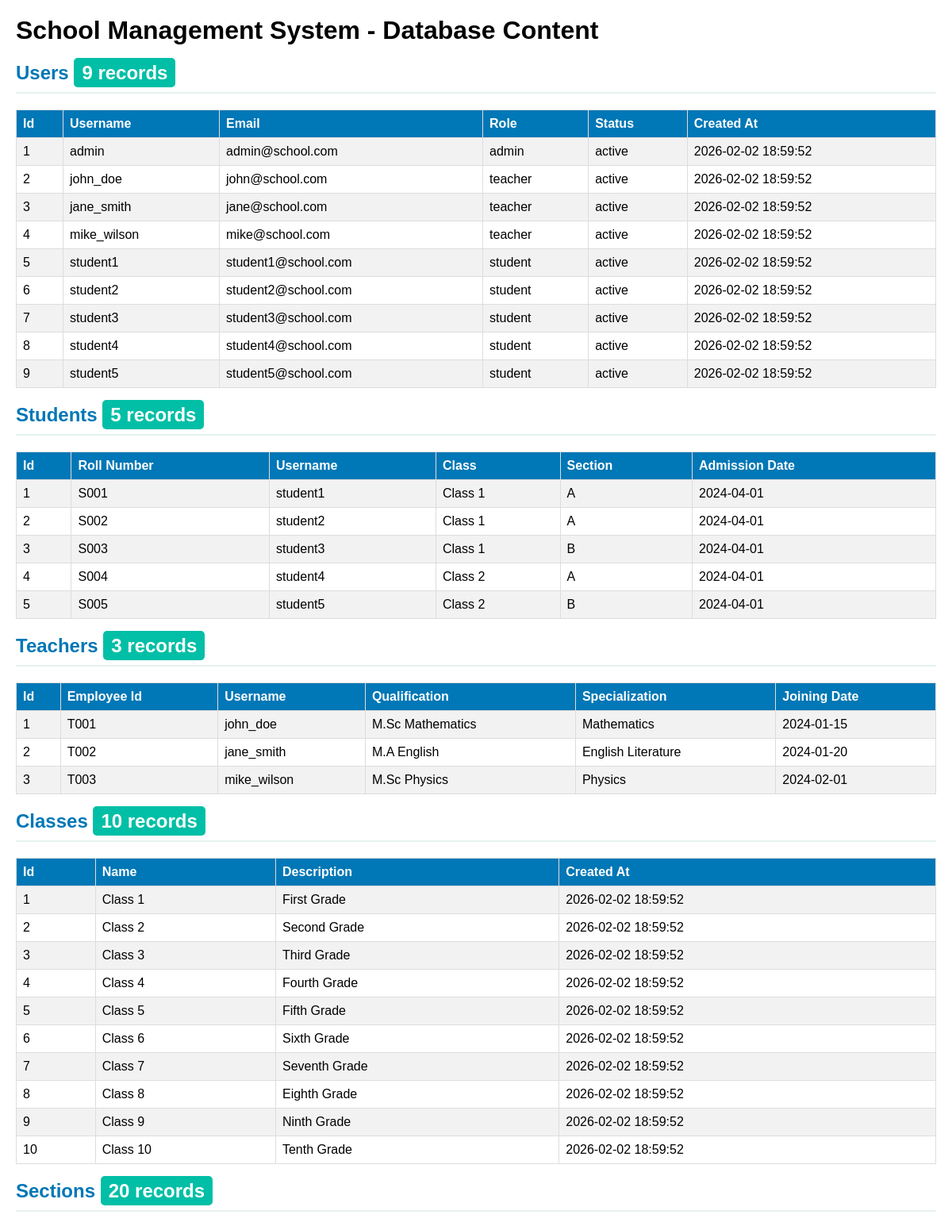
/view_all_data.php (upper part), run on the app's committed database.
### tables this page shows
CREATE TABLE users (
    id INT PRIMARY KEY AUTO_INCREMENT,
    username VARCHAR(50) UNIQUE NOT NULL,
    email VARCHAR(100) UNIQUE NOT NULL,
    password VARCHAR(255) NOT NULL,
    role ENUM('admin', 'teacher', 'student', 'parent') NOT NULL,
    status ENUM('active', 'inactive') DEFAULT 'active',
    created_at TIMESTAMP DEFAULT CURRENT_TIMESTAMP,
    updated_at TIMESTAMP DEFAULT CURRENT_TIMESTAMP ON UPDATE CURRENT_TIMESTAMP
);

CREATE TABLE students (
    id INT PRIMARY KEY AUTO_INCREMENT,
    user_id INT NOT NULL,
    roll_number VARCHAR(20) UNIQUE NOT NULL,
    class_id INT NOT NULL,
    section_id INT NOT NULL,
    admission_date DATE NOT NULL,
    date_of_birth DATE,
    gender ENUM('male', 'female', 'other'),
    address TEXT,
    phone VARCHAR(15),
    photo VARCHAR(255),
    FOREIGN KEY (user_id) REFERENCES users(id) ON DELETE CASCADE,
    FOREIGN KEY (class_id) REFERENCES classes(id),
    FOREIGN KEY (section_id) REFERENCES sections(id)
);

CREATE TABLE classes (
    id INT PRIMARY KEY AUTO_INCREMENT,
    name VARCHAR(50) NOT NULL,
    description TEXT,
    created_at TIMESTAMP DEFAULT CURRENT_TIMESTAMP
);

CREATE TABLE sections (
    id INT PRIMARY KEY AUTO_INCREMENT,
    class_id INT NOT NULL,
    name VARCHAR(10) NOT NULL,
    capacity INT DEFAULT 40,
    FOREIGN KEY (class_id) REFERENCES classes(id) ON DELETE CASCADE
);

CREATE TABLE teachers (
    id INT PRIMARY KEY AUTO_INCREMENT,
    user_id INT NOT NULL,
    employee_id VARCHAR(20) UNIQUE NOT NULL,
    qualification VARCHAR(255),
    specialization VARCHAR(255),
    joining_date DATE NOT NULL,
    phone VARCHAR(15),
    address TEXT,
    photo VARCHAR(255),
    FOREIGN KEY (user_id) REFERENCES users(id) ON DELETE CASCADE
);

### config/database.php (called while the page is built, shortened)
<?php
class Database {
    private $host = DB_HOST;
    private $user = DB_USER;
    private $pass = DB_PASS;
    private $dbname = DB_NAME;
    private $dbh;
    public function __construct() {
        $dsn = 'mysql:host=' . $this->host . ';dbname=' . $this->dbname;
        $options = array(
            PDO::ATTR_PERSISTENT => true,
            PDO::ATTR_ERRMODE => PDO::ERRMODE_EXCEPTION
        );
        try {
            $this->dbh = new PDO($dsn, $this->user, $this->pass, $options);
        } catch(PDOException $e) {
            $this->error = $e->getMessage();
        }
    }
    public function query($query) {
        $this->stmt = $this->dbh->prepare($query);
    }
    public function execute() {
        return $this->stmt->execute();
    }
    public function resultset() {
        $this->execute();
        return $this->stmt->fetchAll(PDO::FETCH_ASSOC);
    }
}
?>

### view_all_data.php (the view, shortened to what this page needs)
<?php
require_once 'config/database.php';
$db = new Database();
echo "<h1>School Management System - Database Content</h1>";
$tables = [
    'users' => 'SELECT id, username, email, role, status, created_at FROM users',
    'students' => 'SELECT s.id, s.roll_number, u.username, c.name as class, sec.name as section, s.admission_date FROM students s JOIN users u ON s.user_id = u.id JOIN classes c ON s.class_id = c.id JOIN sections sec ON s.section_id = sec.id',
    'teachers' => 'SELECT t.id, t.employee_id, u.username, t.qualification, t.specialization, t.joining_date FROM teachers t JOIN users u ON t.user_id = u.id',
    'classes' => 'SELECT id, name, description, created_at FROM classes',
    'sections' => 'SELECT s.id, s.name, c.name as class_name, s.capacity FROM sections s JOIN classes c ON s.class_id = c.id',
    'subjects' => 'SELECT id, name, code, description FROM subjects',
    'fee_terms' => 'SELECT ft.id, ft.name, ft.type, c.name as class_name, ft.amount, ft.due_date FROM fee_terms ft JOIN classes c ON ft.class_id = c.id',
    'announcements' => 'SELECT id, title, priority, target_audience, created_at FROM announcements',
    'study_materials' => 'SELECT sm.id, sm.title, s.name as subject, c.name as class, sm.uploaded_at FROM study_materials sm JOIN subjects s ON sm.subject_id = s.id JOIN classes c ON sm.class_id = c.id',
    'library_books' => 'SELECT id, title, author, isbn, total_copies, available_copies FROM library_books'
];
foreach($tables as $tableName => $query) {
    try {
        $db->query($query);
        $results = $db->resultset();
        echo "<h2>" . ucwords(str_replace('_', ' ', $tableName)) . " <span class='count'>" . count($results) . " records</span></h2>";
        if(empty($results)) {
            continue;
        }
        echo "<table>";
        echo "<tr>";
        foreach(array_keys($results[0]) as $column) {
            echo "<th>" . ucwords(str_replace('_', ' ', $column)) . "</th>";
        }
        echo "</tr>";
        foreach($results as $row) {
            echo "<tr>";
            foreach($row as $value) {
                echo "<td>" . ($value ?? 'N/A') . "</td>";
            }
            echo "</tr>";
        }
        echo "</table>";
    } catch(Exception $e) {
        echo "<h2>" . ucwords(str_replace('_', ' ', $tableName)) . "</h2>";
        echo "<p style='color: #E63946;'>Error: " . $e->getMessage() . "</p>";
    }
}
?>

### view_all_data.php (style rules this page uses)
table { border-collapse: collapse; width: 100%; margin: 20px 0; }
th, td { border: 1px solid #ddd; padding: 8px; text-align: left; }
th { background-color: #0077B6; color: white; }
tr:nth-child(even) { background-color: #f2f2f2; }
h2 { color: #0077B6; border-bottom: 2px solid #E6F2F1; padding-bottom: 10px; }
.count { background: #00BFA6; color: white; padding: 5px 10px; border-radius: 5px; }

### data on the page
users: id "1", value "admin", email "admin@school.com", status "active", created_at "2026-02-02 18:59:52"
users: id "2", username "john_doe", email "john@school.com", role "teacher", status "active", created_at "2026-02-02 18:59:52"
users: id "3", username "jane_smith", email "jane@school.com", role "teacher", status "active", created_at "2026-02-02 18:59:52"
users: id "4", username "mike_wilson", email "mike@school.com", role "teacher", status "active", created_at "2026-02-02 18:59:52"
users: id "5", username "student1", email "student1@school.com", role "student", status "active", created_at "2026-02-02 18:59:52"
users: id "6", username "student2", email "student2@school.com", role "student", status "active", created_at "2026-02-02 18:59:52"
users: id "7", username "student3", email "student3@school.com", role "student", status "active", created_at "2026-02-02 18:59:52"
users: id "8", username "student4", email "student4@school.com", role "student", status "active", created_at "2026-02-02 18:59:52"
users: id "9", username "student5", email "student5@school.com", role "student", status "active", created_at "2026-02-02 18:59:52"
students: id "1", roll_number "S001", user.username "student1", class.name "Class 1", section.name "A", admission_date "2024-04-01"
students: id "2", roll_number "S002", user.username "student2", class.name "Class 1", section.name "A", admission_date "2024-04-01"
students: id "3", roll_number "S003", user.username "student3", class.name "Class 1", section.name "B", admission_date "2024-04-01"
students: id "4", roll_number "S004", user.username "student4", class.name "Class 2", section.name "A", admission_date "2024-04-01"
students: id "5", roll_number "S005", user.username "student5", class.name "Class 2", section.name "B", admission_date "2024-04-01"
teachers: id "1", employee "T001", user.username "john_doe", qualification "M.Sc Mathematics", specialization "Mathematics", joining_date "2024-01-15"
teachers: id "2", employee "T002", user.username "jane_smith", qualification "M.A English", specialization "English Literature", joining_date "2024-01-20"
teachers: id "3", employee "T003", user.username "mike_wilson", qualification "M.Sc Physics", specialization "Physics", joining_date "2024-02-01"
classes: id "1", name "Class 1", description "First Grade", created_at "2026-02-02 18:59:52"
classes: id "2", name "Class 2", description "Second Grade", created_at "2026-02-02 18:59:52"
classes: id "3", name "Class 3", description "Third Grade", created_at "2026-02-02 18:59:52"
classes: id "4", name "Class 4", description "Fourth Grade", created_at "2026-02-02 18:59:52"
classes: id "5", name "Class 5", description "Fifth Grade", created_at "2026-02-02 18:59:52"
classes: id "6", name "Class 6", description "Sixth Grade", created_at "2026-02-02 18:59:52"
classes: id "7", name "Class 7", description "Seventh Grade", created_at "2026-02-02 18:59:52"
classes: id "8", name "Class 8", description "Eighth Grade", created_at "2026-02-02 18:59:52"
classes: id "9", name "Class 9", description "Ninth Grade", created_at "2026-02-02 18:59:52"
classes: id "10", name "Class 10", description "Tenth Grade", created_at "2026-02-02 18:59:52"

### other printed values
str_replace('_', ' ', $tableName) "Users"
count($results) "9"
str_replace('_', ' ', $column) "Id"
str_replace('_', ' ', $column) "Username"
str_replace('_', ' ', $column) "Email"
str_replace('_', ' ', $column) "Role"
str_replace('_', ' ', $column) "Status"
str_replace('_', ' ', $column) "Created At"
str_replace('_', ' ', $tableName) "Students"
count($results) "5"
str_replace('_', ' ', $column) "Roll Number"
str_replace('_', ' ', $column) "Class"
str_replace('_', ' ', $column) "Section"
str_replace('_', ' ', $column) "Admission Date"
str_replace('_', ' ', $tableName) "Teachers"
